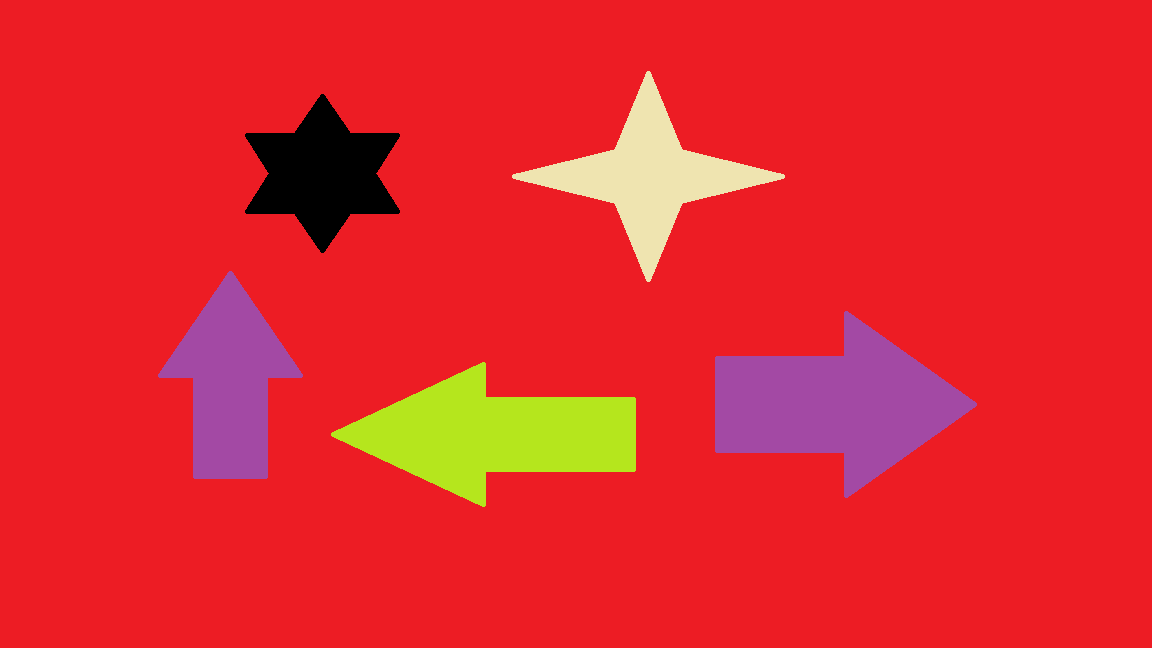
#> input picture tes-warna/Hitam/hitam01.png, 1152 x 648 px; its folder holds 3 pictures in this run
$ python hitam.py
#> lines starting #> are read from the running program, lines starting #| are printed output that depends on the picture; after the words box and inside, x2 and y2 are one past the last pixel; in counts of white or black regions, pixels touching at a corner belong together
import cv2
import numpy as np

for i in range(1, 4):
    img = cv2.imread('hitam0' + str(i) + '.png', 1)
#> img is the input picture: shape (648, 1152, 3); mean B, G, R 45.1, 40.3, 227.1
    hsv = cv2.cvtColor(img, cv2.COLOR_BGR2HSV)
#> hsv: shape (648, 1152, 3); mean H, S, V 166.8, 213.1, 228.6

    lower_api0 = np.array([0, 0, 0])
    upper_api0 = np.array([10, 20, 20])
    mask = cv2.inRange(hsv, lower_api0, upper_api0)
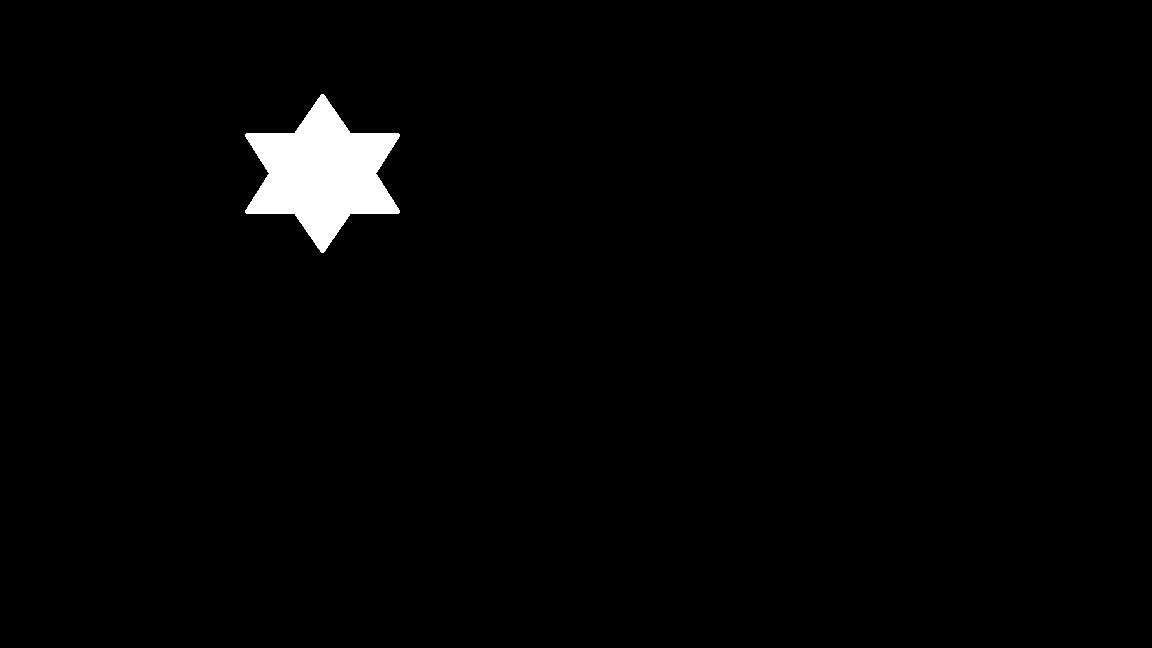
#> mask: shape (648, 1152); 1.8% white; 1 white region, box (x1, y1, x2, y2) and area: (245, 94, 400, 253) 13097

    new_img = cv2.bitwise_and(img, img, mask=mask)
#> new_img: shape (648, 1152, 3); every value is 0

    cv2.imshow('mask', mask)
    cv2.imshow('image', img)

    cv2.waitKey(0)
    cv2.destroyAllWindows()
#> pass 2 of the loop `for i in range(1, 4):`:
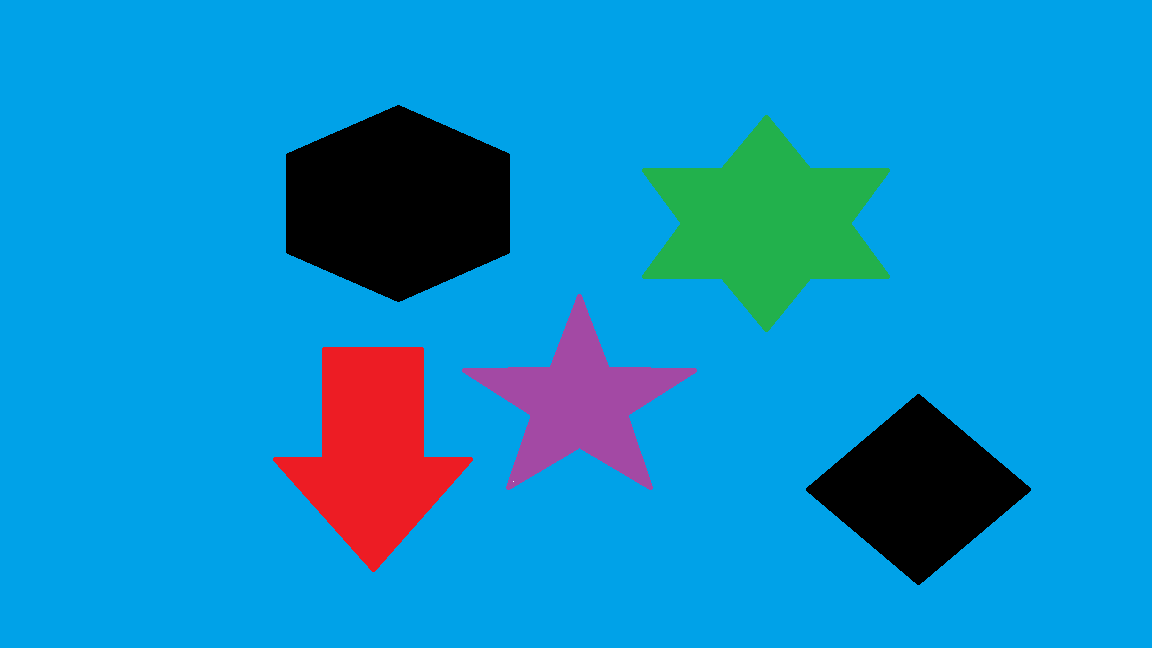
#> input picture tes-warna/Hitam/hitam02.png, 1152 x 648 px
#> img is the input picture: shape (648, 1152, 3); mean B, G, R 201.3, 144.4, 12.3
#> hsv: shape (648, 1152, 3); mean H, S, V 94.2, 230.8, 211.4
#> `mask = cv2.inRange(hsv, lower_api0, upper_api0)`:
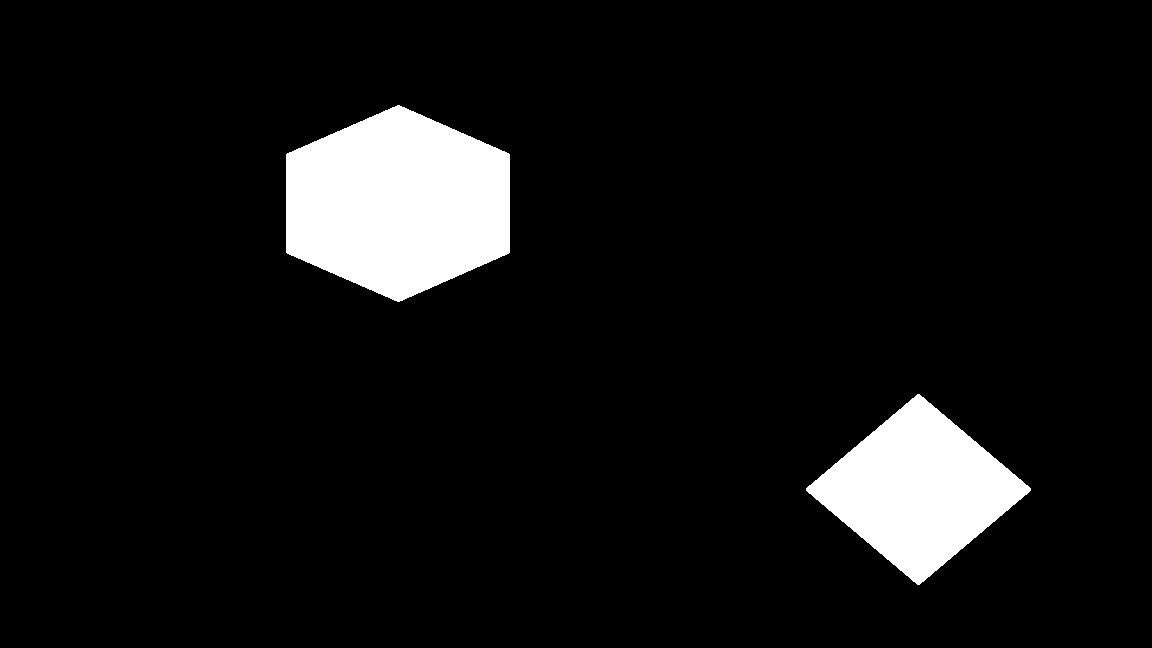
#> mask: shape (648, 1152); 7.4% white; 2 white regions, box (x1, y1, x2, y2) and area: (286, 105, 510, 302) 33235, (806, 394, 1031, 585) 21913
#> pass 3 of the loop `for i in range(1, 4):`:
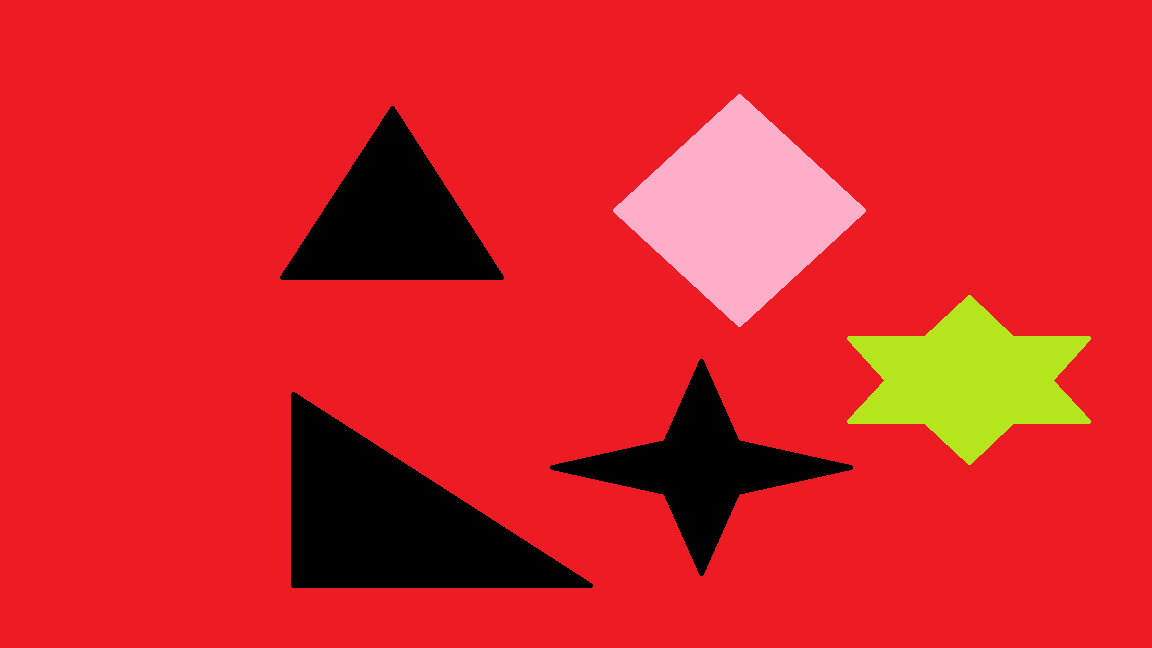
#> input picture tes-warna/Hitam/hitam03.png, 1152 x 648 px
#> img is the input picture: shape (648, 1152, 3); mean B, G, R 39.2, 37.3, 214.6
#> hsv: shape (648, 1152, 3); mean H, S, V 158.2, 198.7, 216
#> `mask = cv2.inRange(hsv, lower_api0, upper_api0)`:
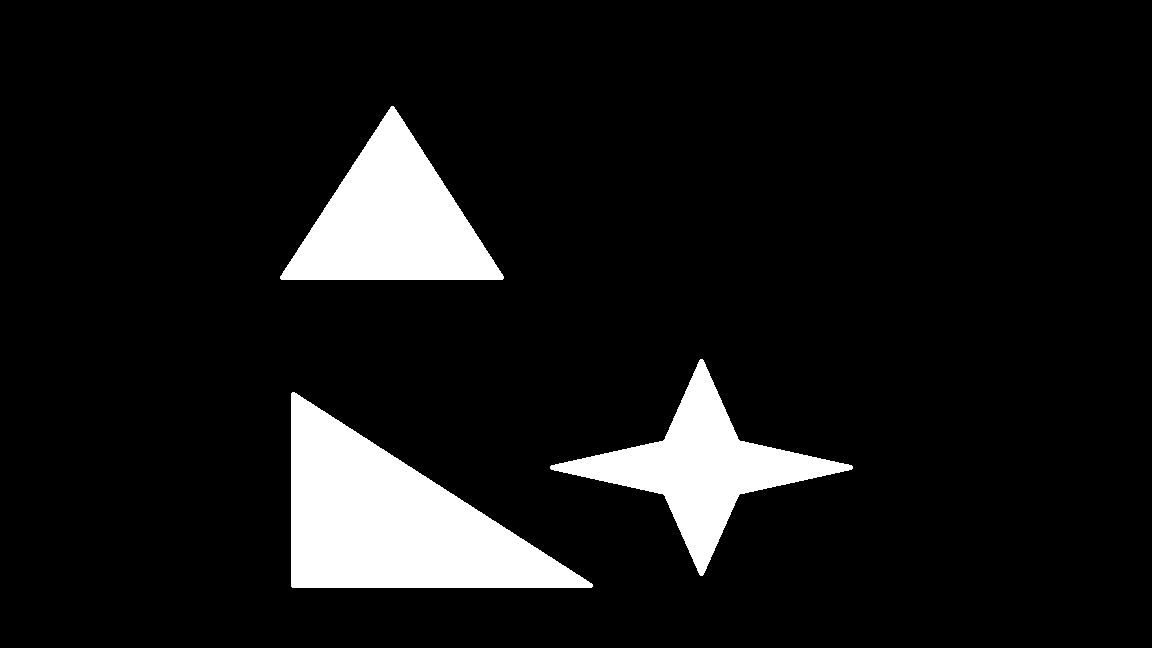
#> mask: shape (648, 1152); 9.1% white; 3 white regions, box (x1, y1, x2, y2) and area: (291, 392, 593, 588) 30480, (280, 106, 504, 280) 20069, (550, 359, 853, 576) 17163
